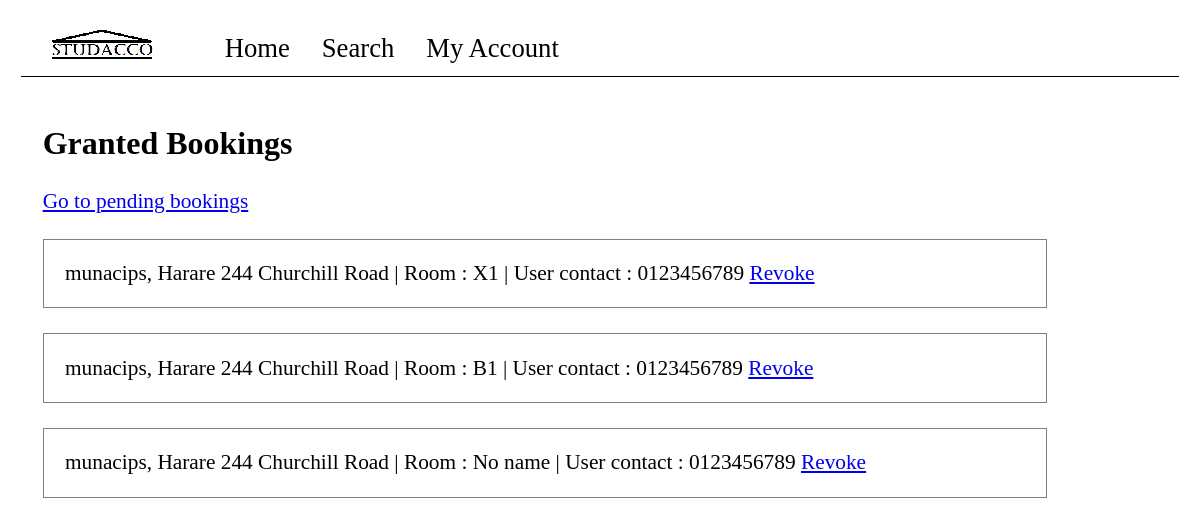
The page /gbookings/ (signed in) on the database its author committed.
### main/models.py (models this page shows, shortened)
class Booking(models.Model):
    house = models.ForeignKey(House,on_delete=models.CASCADE)
    agent = models.ForeignKey(AgentAccount,on_delete=models.CASCADE)
    room = models.ForeignKey(Room,on_delete=models.SET('deleted'))
    booker = models.ForeignKey(UserAccount,on_delete=models.CASCADE)
    date_booked = models.DateTimeField(auto_now_add=True)
    granted = models.BooleanField(default=False)
    revoked = models.BooleanField(default=False)

class UserAccount(models.Model):
    user = models.OneToOneField(User,on_delete=models.CASCADE)
    sex = models.CharField(max_length=1,choices=[('m','Male'),('f','Female')])
    phone_number = models.CharField(max_length=15)
    def __str__(self):
        return self.user.username

class House(models.Model):
    listed_by = models.ForeignKey(AgentAccount,on_delete=models.CASCADE,null=True)
    allowed_sex = models.CharField(max_length=1,choices=[('m','Male'),('f','Female'),('b','Both')])
    location = models.CharField(max_length=50)
    house_address = models.CharField(max_length=200)
    display_picture = models.ImageField(upload_to='dp/houses')
    rating = models.DecimalField(default=0,validators=[MinValueValidator(0),MaxValueValidator(5)],decimal_places=1,max_digits=2)
    lived_in = models.ManyToManyField(UserAccount,related_name="lived_in_house",blank=True)
    sponsored =  models.BooleanField(default=False)
    date_listed = models.DateField(auto_now_add=True)
    def __str__(self):
        return self.location + ' ' + self.house_address

class Room(models.Model):
    house = models.ForeignKey(House,on_delete=models.CASCADE)
    room_name = models.CharField(max_length=100,default="No name")
    sex = models.CharField(max_length=1,choices=[('m','Male'),('f','Female')])
    display_picture = models.ImageField(upload_to='dp/rooms/')
    number_of_beds = models.IntegerField(validators=[MinValueValidator(0)])
    available_beds = models.IntegerField(validators=[MinValueValidator(0)])
    available = models.BooleanField(default=True)
    pricing = models.DecimalField(max_digits=8,decimal_places=2)
    def __str__(self):
        return self.room_name

### main/views.py (the view)
# urls.py: path('gbookings/',views.g_bookings,name="g_bookings"),
@login_required(login_url='/login/')
def g_bookings(request):
    user = request.user
    acc = AgentAccount.objects.get(user=user)
    bookings = Booking.objects.filter(agent=acc,granted=True,revoked=False)
    context = {
        'bookings' : bookings,
    }
    return render(request,'main/g_bookings.html',context)

### main/templates/main/g_bookings.html
{% extends 'main/layout.html' %}
{% block content %}
<div style="padding: 1em;">
    <h2>Granted Bookings</h2>
    <a href="/bookings">Go to pending bookings</a><br><br>
    {% for b in bookings %}
        <div style="border: 1px grey solid; width: 80vw; padding: 1em;">
            {{b.booker}}, {{b.house}} | Room : {{b.room}} | User contact : {{b.booker.phone_number}}  <a href="/revoke/{{b.id}}">Revoke</a>
        </div><br>
    {% endfor %}
</div>
{% endblock %}

### static/static_files/css/main.css (style rules this page uses)
html, body { margin: 0; padding: 0; font-size: 16pt; margin: 0.5em; }

### rows shown on the page
Booking: booker "munacips", house "Harare 244 Churchill Road", room "X1", booker.phone_number "0123456789"
Booking: booker "munacips", house "Harare 244 Churchill Road", room "B1", booker.phone_number "0123456789"
Booking: booker "munacips", house "Harare 244 Churchill Road", room "No name", booker.phone_number "0123456789"
